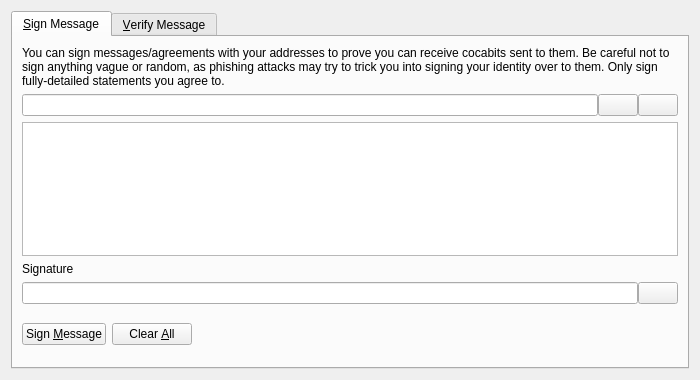
<?xml version="1.0" encoding="UTF-8"?>
<ui version="4.0">
 <class>SignVerifyMessageDialog</class>
 <widget class="QDialog" name="SignVerifyMessageDialog">
  <property name="geometry">
   <rect>
    <x>0</x>
    <y>0</y>
    <width>700</width>
    <height>380</height>
   </rect>
  </property>
  <property name="windowTitle">
   <string>Signatures - Sign / Verify a Message</string>
  </property>
  <property name="modal">
   <bool>true</bool>
  </property>
  <layout class="QVBoxLayout" name="verticalLayout">
   <item>
    <widget class="QTabWidget" name="tabWidget">
     <property name="currentIndex">
      <number>0</number>
     </property>
     <widget class="QWidget" name="tabSignMessage">
      <attribute name="title">
       <string>&amp;Sign Message</string>
      </attribute>
      <layout class="QVBoxLayout" name="verticalLayout_SM">
       <item>
        <widget class="QLabel" name="infoLabel_SM">
         <property name="text">
          <string>You can sign messages/agreements with your addresses to prove you can receive cocabits sent to them. Be careful not to sign anything vague or random, as phishing attacks may try to trick you into signing your identity over to them. Only sign fully-detailed statements you agree to.</string>
         </property>
         <property name="textFormat">
          <enum>Qt::PlainText</enum>
         </property>
         <property name="wordWrap">
          <bool>true</bool>
         </property>
        </widget>
       </item>
       <item>
        <layout class="QHBoxLayout" name="horizontalLayout_1_SM">
         <property name="spacing">
          <number>0</number>
         </property>
         <item>
          <widget class="QValidatedLineEdit" name="addressIn_SM">
           <property name="toolTip">
            <string>The Cocabit address to sign the message with</string>
           </property>
          </widget>
         </item>
         <item>
          <widget class="QPushButton" name="addressBookButton_SM">
           <property name="toolTip">
            <string>Choose previously used address</string>
           </property>
           <property name="text">
            <string/>
           </property>
           <property name="icon">
            <iconset resource="../cocabit.qrc">
             <normaloff>:/icons/address-book</normaloff>:/icons/address-book</iconset>
           </property>
           <property name="shortcut">
            <string>Alt+A</string>
           </property>
           <property name="autoDefault">
            <bool>false</bool>
           </property>
          </widget>
         </item>
         <item>
          <widget class="QPushButton" name="pasteButton_SM">
           <property name="toolTip">
            <string>Paste address from clipboard</string>
           </property>
           <property name="text">
            <string/>
           </property>
           <property name="icon">
            <iconset resource="../cocabit.qrc">
             <normaloff>:/icons/editpaste</normaloff>:/icons/editpaste</iconset>
           </property>
           <property name="shortcut">
            <string>Alt+P</string>
           </property>
           <property name="autoDefault">
            <bool>false</bool>
           </property>
          </widget>
         </item>
        </layout>
       </item>
       <item>
        <widget class="QPlainTextEdit" name="messageIn_SM">
         <property name="toolTip">
          <string>Enter the message you want to sign here</string>
         </property>
        </widget>
       </item>
       <item>
        <widget class="QLabel" name="signatureLabel_SM">
         <property name="text">
          <string>Signature</string>
         </property>
         <property name="textFormat">
          <enum>Qt::PlainText</enum>
         </property>
        </widget>
       </item>
       <item>
        <layout class="QHBoxLayout" name="horizontalLayout_2_SM">
         <property name="spacing">
          <number>0</number>
         </property>
         <item>
          <widget class="QLineEdit" name="signatureOut_SM">
           <property name="font">
            <font>
             <italic>true</italic>
            </font>
           </property>
           <property name="readOnly">
            <bool>true</bool>
           </property>
          </widget>
         </item>
         <item>
          <widget class="QPushButton" name="copySignatureButton_SM">
           <property name="toolTip">
            <string>Copy the current signature to the system clipboard</string>
           </property>
           <property name="text">
            <string/>
           </property>
           <property name="icon">
            <iconset resource="../cocabit.qrc">
             <normaloff>:/icons/editcopy</normaloff>:/icons/editcopy</iconset>
           </property>
           <property name="autoDefault">
            <bool>false</bool>
           </property>
          </widget>
         </item>
        </layout>
       </item>
       <item>
        <layout class="QHBoxLayout" name="horizontalLayout_3_SM">
         <item>
          <widget class="QPushButton" name="signMessageButton_SM">
           <property name="toolTip">
            <string>Sign the message to prove you own this Cocabit address</string>
           </property>
           <property name="text">
            <string>Sign &amp;Message</string>
           </property>
           <property name="icon">
            <iconset resource="../cocabit.qrc">
             <normaloff>:/icons/edit</normaloff>:/icons/edit</iconset>
           </property>
           <property name="autoDefault">
            <bool>false</bool>
           </property>
          </widget>
         </item>
         <item>
          <widget class="QPushButton" name="clearButton_SM">
           <property name="toolTip">
            <string>Reset all sign message fields</string>
           </property>
           <property name="text">
            <string>Clear &amp;All</string>
           </property>
           <property name="icon">
            <iconset resource="../cocabit.qrc">
             <normaloff>:/icons/remove</normaloff>:/icons/remove</iconset>
           </property>
           <property name="autoDefault">
            <bool>false</bool>
           </property>
          </widget>
         </item>
         <item>
          <spacer name="horizontalSpacer_1_SM">
           <property name="orientation">
            <enum>Qt::Horizontal</enum>
           </property>
           <property name="sizeHint" stdset="0">
            <size>
             <width>40</width>
             <height>48</height>
            </size>
           </property>
          </spacer>
         </item>
         <item>
          <widget class="QLabel" name="statusLabel_SM">
           <property name="font">
            <font>
             <weight>75</weight>
             <bold>true</bold>
            </font>
           </property>
           <property name="text">
            <string/>
           </property>
           <property name="wordWrap">
            <bool>true</bool>
           </property>
          </widget>
         </item>
         <item>
          <spacer name="horizontalSpacer_2_SM">
           <property name="orientation">
            <enum>Qt::Horizontal</enum>
           </property>
           <property name="sizeHint" stdset="0">
            <size>
             <width>40</width>
             <height>48</height>
            </size>
           </property>
          </spacer>
         </item>
        </layout>
       </item>
      </layout>
     </widget>
     <widget class="QWidget" name="tabVerifyMessage">
      <attribute name="title">
       <string>&amp;Verify Message</string>
      </attribute>
      <layout class="QVBoxLayout" name="verticalLayout_VM">
       <item>
        <widget class="QLabel" name="infoLabel_VM">
         <property name="text">
          <string>Enter the receiver's address, message (ensure you copy line breaks, spaces, tabs, etc. exactly) and signature below to verify the message. Be careful not to read more into the signature than what is in the signed message itself, to avoid being tricked by a man-in-the-middle attack. Note that this only proves the signing party receives with the address, it cannot prove sendership of any transaction!</string>
         </property>
         <property name="textFormat">
          <enum>Qt::PlainText</enum>
         </property>
         <property name="alignment">
          <set>Qt::AlignLeading|Qt::AlignLeft|Qt::AlignTop</set>
         </property>
         <property name="wordWrap">
          <bool>true</bool>
         </property>
        </widget>
       </item>
       <item>
        <layout class="QHBoxLayout" name="horizontalLayout_1_VM">
         <property name="spacing">
          <number>0</number>
         </property>
         <item>
          <widget class="QValidatedLineEdit" name="addressIn_VM">
           <property name="toolTip">
            <string>The Cocabit address the message was signed with</string>
           </property>
          </widget>
         </item>
         <item>
          <widget class="QPushButton" name="addressBookButton_VM">
           <property name="toolTip">
            <string>Choose previously used address</string>
           </property>
           <property name="text">
            <string/>
           </property>
           <property name="icon">
            <iconset resource="../cocabit.qrc">
             <normaloff>:/icons/address-book</normaloff>:/icons/address-book</iconset>
           </property>
           <property name="shortcut">
            <string>Alt+A</string>
           </property>
           <property name="autoDefault">
            <bool>false</bool>
           </property>
          </widget>
         </item>
        </layout>
       </item>
       <item>
        <widget class="QPlainTextEdit" name="messageIn_VM"/>
       </item>
       <item>
        <widget class="QValidatedLineEdit" name="signatureIn_VM"/>
       </item>
       <item>
        <layout class="QHBoxLayout" name="horizontalLayout_2_VM">
         <item>
          <widget class="QPushButton" name="verifyMessageButton_VM">
           <property name="toolTip">
            <string>Verify the message to ensure it was signed with the specified Cocabit address</string>
           </property>
           <property name="text">
            <string>Verify &amp;Message</string>
           </property>
           <property name="icon">
            <iconset resource="../cocabit.qrc">
             <normaloff>:/icons/transaction_0</normaloff>:/icons/transaction_0</iconset>
           </property>
           <property name="autoDefault">
            <bool>false</bool>
           </property>
          </widget>
         </item>
         <item>
          <widget class="QPushButton" name="clearButton_VM">
           <property name="toolTip">
            <string>Reset all verify message fields</string>
           </property>
           <property name="text">
            <string>Clear &amp;All</string>
           </property>
           <property name="icon">
            <iconset resource="../cocabit.qrc">
             <normaloff>:/icons/remove</normaloff>:/icons/remove</iconset>
           </property>
           <property name="autoDefault">
            <bool>false</bool>
           </property>
          </widget>
         </item>
         <item>
          <spacer name="horizontalSpacer_1_VM">
           <property name="orientation">
            <enum>Qt::Horizontal</enum>
           </property>
           <property name="sizeHint" stdset="0">
            <size>
             <width>40</width>
             <height>48</height>
            </size>
           </property>
          </spacer>
         </item>
         <item>
          <widget class="QLabel" name="statusLabel_VM">
           <property name="font">
            <font>
             <weight>75</weight>
             <bold>true</bold>
            </font>
           </property>
           <property name="text">
            <string/>
           </property>
           <property name="wordWrap">
            <bool>true</bool>
           </property>
          </widget>
         </item>
         <item>
          <spacer name="horizontalSpacer_2_VM">
           <property name="orientation">
            <enum>Qt::Horizontal</enum>
           </property>
           <property name="sizeHint" stdset="0">
            <size>
             <width>40</width>
             <height>48</height>
            </size>
           </property>
          </spacer>
         </item>
        </layout>
       </item>
      </layout>
     </widget>
    </widget>
   </item>
  </layout>
 </widget>
 <customwidgets>
  <customwidget>
   <class>QValidatedLineEdit</class>
   <extends>QLineEdit</extends>
   <header>qvalidatedlineedit.h</header>
  </customwidget>
 </customwidgets>
 <resources>
  <include location="../cocabit.qrc"/>
 </resources>
 <connections/>
</ui>
